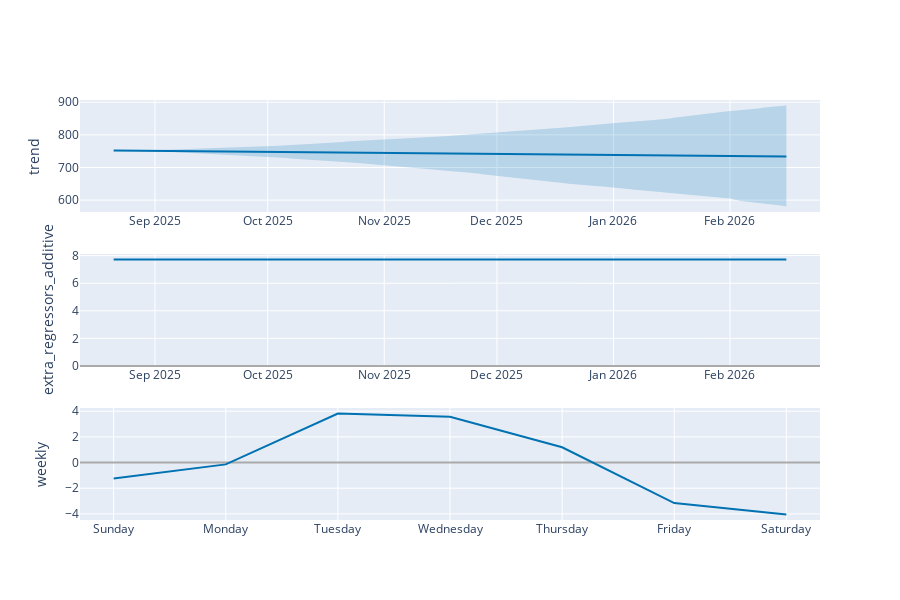

The code cell stored with this chart in its notebook:
### Code cell
from prophet.plot import plot_components_plotly
fig = plot_components_plotly(model, forecast)
fig.show()

### Figure 1 — Plotly figure (JSON) as saved in the notebook; plotly's stock layout.template omitted (floating-point values rounded to 4 significant figures; data arrays with more than 128 entries replaced by an {"elided": "..."} marker saying what was removed)
{"data": [{"line": {"color": "#0072B2", "width": 2}, "mode": "lines", "name": "trend", "type": "scatter", "x": {"elided": "180 str values"}, "xaxis": "x", "y": {"elided": "180 float values"}, "yaxis": "y"}, {"line": {"color": "rgba(0, 114, 178, 0.2)", "width": 0}, "mode": "lines", "name": "trend_upper", "type": "scatter", "x": {"elided": "180 str values"}, "xaxis": "x", "y": {"elided": "180 float values"}, "yaxis": "y"}, {"fill": "tonexty", "fillcolor": "rgba(0, 114, 178, 0.2)", "line": {"color": "rgba(0, 114, 178, 0.2)", "width": 0}, "mode": "lines", "name": "trend_lower", "type": "scatter", "x": {"elided": "180 str values"}, "xaxis": "x", "y": {"elided": "180 float values"}, "yaxis": "y"}, {"line": {"color": "#0072B2", "width": 2}, "mode": "lines", "name": "extra_regressors_additive", "type": "scatter", "x": {"elided": "180 str values"}, "xaxis": "x2", "y": {"elided": "180 float values"}, "yaxis": "y2"}, {"line": {"color": "#0072B2", "width": 2}, "mode": "lines", "name": "weekly", "type": "scatter", "x": ["2017-01-01T00:00:00.000000000", "2017-01-02T00:00:00.000000000", "2017-01-03T00:00:00.000000000", "2017-01-04T00:00:00.000000000", "2017-01-05T00:00:00.000000000", "2017-01-06T00:00:00.000000000", "2017-01-07T00:00:00.000000000"], "xaxis": "x3", "y": [-1.246, -0.142, 3.815, 3.573, 1.193, -3.154, -4.039], "yaxis": "y3"}], "layout": {"height": 600, "showlegend": false, "width": 900, "xaxis": {"anchor": "y", "domain": [0, 1], "range": ["2025-08-12T01:12:00", "2026-02-24T22:48:00"], "type": "date"}, "xaxis2": {"anchor": "y2", "domain": [0, 1], "range": ["2025-08-12T01:12:00", "2026-02-24T22:48:00"], "type": "date"}, "xaxis3": {"anchor": "y3", "domain": [0, 1], "range": ["2016-12-31T16:48:00", "2017-01-07T07:12:00"], "tickformat": "%A", "type": "date"}, "yaxis": {"anchor": "x", "domain": [0.7333, 1], "rangemode": "normal", "title": {"text": "trend"}, "zerolinecolor": "#AAA"}, "yaxis2": {"anchor": "x2", "domain": [0.3667, 0.6333], "rangemode": "tozero", "title": {"text": "extra_regressors_additive"}, "zerolinecolor": "#AAA"}, "yaxis3": {"anchor": "x3", "domain": [0, 0.2667], "title": {"text": "weekly"}, "zerolinecolor": "#AAA"}}}
